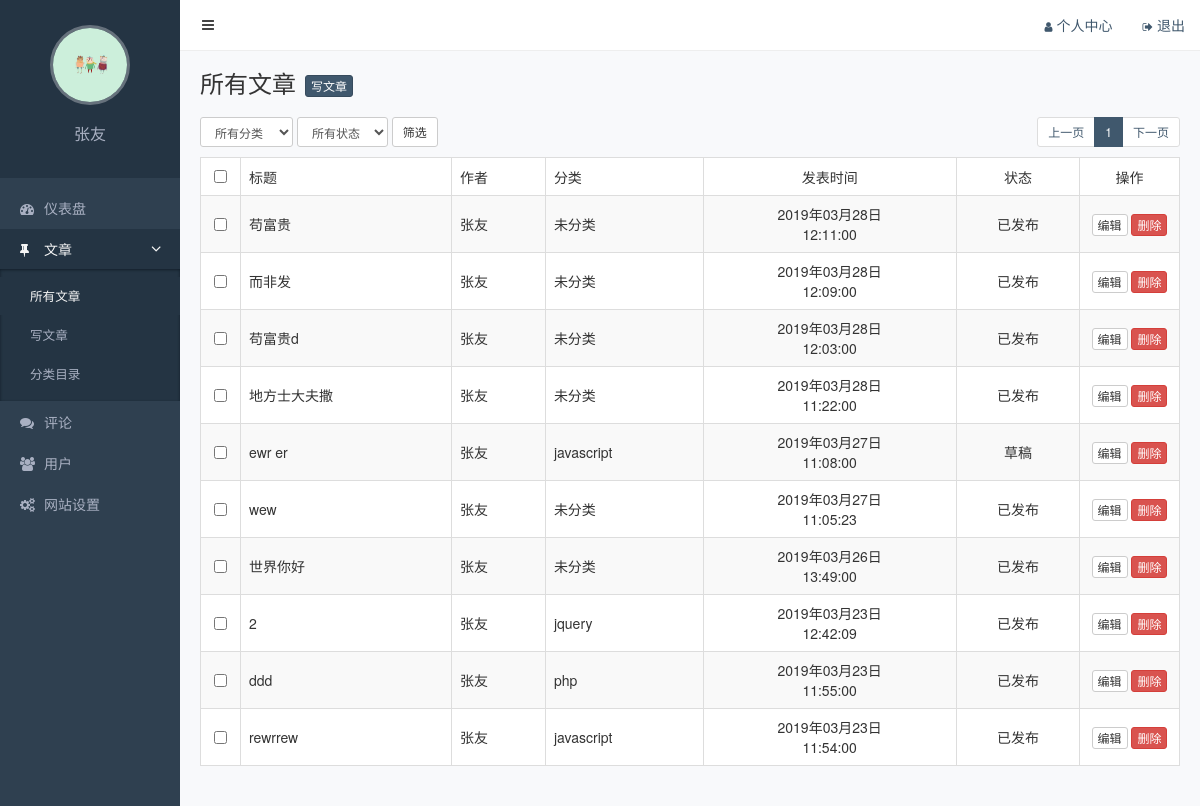
Screenshot of /admin/posts.php (signed in) with the database file from the repository.
### tables this page shows
CREATE TABLE `posts` (
  `id` int(11) NOT NULL AUTO_INCREMENT COMMENT '主键',
  `slug` varchar(200) NOT NULL COMMENT '别名',
  `title` varchar(200) NOT NULL COMMENT '标题',
  `created` datetime NOT NULL COMMENT '创建时间',
  `content` text COMMENT '内容',
  `views` int(11) NOT NULL DEFAULT '0' COMMENT '浏览数',
  `likes` int(11) NOT NULL DEFAULT '0' COMMENT '点赞数',
  `status` varchar(20) NOT NULL COMMENT '状态（drafted/published/trashed）',
  `user_id` int(11) NOT NULL COMMENT '用户 ID',
  `category_id` int(11) NOT NULL COMMENT '分类 ID',
  PRIMARY KEY (`id`),
  UNIQUE KEY `slug` (`slug`)
);

CREATE TABLE `users` (
  `id` int(11) NOT NULL AUTO_INCREMENT COMMENT '主键',
  `slug` varchar(200) NOT NULL COMMENT '别名',
  `email` varchar(200) NOT NULL COMMENT '邮箱',
  `password` varchar(200) NOT NULL COMMENT '密码',
  `nickname` varchar(100) DEFAULT NULL COMMENT '昵称',
  `avatar` varchar(200) DEFAULT NULL COMMENT '头像',
  `bio` varchar(500) DEFAULT NULL COMMENT '简介',
  `root` varchar(20) DEFAULT NULL COMMENT '鐘舵€侊紙unactivated/activated/forbidden/trashed锛?',
  PRIMARY KEY (`id`),
  UNIQUE KEY `slug` (`slug`),
  UNIQUE KEY `email` (`email`)
);

CREATE TABLE `categories` (
  `id` int(11) NOT NULL AUTO_INCREMENT COMMENT '主键',
  `slug` varchar(200) NOT NULL COMMENT '别名',
  `name` varchar(200) NOT NULL COMMENT '分类名称',
  PRIMARY KEY (`id`),
  UNIQUE KEY `slug` (`slug`)
);

### functions.php (called while the page is built, shortened)
<?php
function xiu_fetch_all($sql){
   $conn=mysqli_connect(DB_HOST,DB_USER,DB_PASS,DB_NAME);
   $query=mysqli_query($conn,$sql);
   $result=array();
   while ($row=mysqli_fetch_assoc($query) ){
   	   $result[]=$row;
   }
   return $result;
}
function xiu_fetch_one($sql){
     $res=xiu_fetch_all($sql);
	 return isset($res['0']) ? $res['0'] : null;
}

### admin/posts.php (the view, shortened to what this page needs)
<?php
require_once '../functions.php';
$size=10;
$page=empty($_GET['page'])? 1 : (int)$_GET['page'];
$where='1=1';
$search='';
  $offset=($page-1)*$size;
$total_count=(int)xiu_fetch_one("select count(1) as count from posts
inner join categories on posts.category_id=categories.id
inner join users on posts.user_id=users.id
where {$where};")['count'];
$total_pages=(int)ceil($total_count/$size);
$post=xiu_fetch_all("select
  posts.id,
  posts.title,
users.nickname as user_name,
categories.name as category_name,
posts.created,
posts.status
from posts
inner join categories on posts.category_id=categories.id
inner join users on posts.user_id=users.id
where {$where}
order by posts.created DESC
limit {$offset} ,{$size};");
if (sizeof($post)!=0) {
  $posts=$post;
}
$visiables=5;
$begin=$page-($visiables-1)/2;
$begin=$begin < 1 ? 1 : $begin;
$end=$begin+$visiables-1;
$end=$end > $total_pages ? $total_pages : $end;
$begin = $end - $visiables+1;
$begin=$begin < 1 ? 1 : $begin;
function convert_status($status){
    $dict=array(
        'published'=>'已发布',
        'drafted'=>'草稿',
        'trashed'=>'回收站'
    );
    return isset($dict[$status]) ? $dict[$status] : '未知';
}
function convert_date($created){
   $timestamp=strtotime($created);
    return date('Y年m月d日<b\r> H:i:s',$timestamp);
}
 ?>
<!DOCTYPE html>
<html lang="zh-CN">
<head>
  <link rel="stylesheet" href="/static/assets/vendors/bootstrap/css/bootstrap.css">
  <link rel="stylesheet" href="/static/assets/vendors/font-awesome/css/font-awesome.css">
  <link rel="stylesheet" href="/static/assets/vendors/nprogress/nprogress.css">
  <link rel="stylesheet" href="/static/assets/css/admin.css">
</head>
<body>
  <div class="main">
     <?php include 'inc/navbar.php'; ?>
    <div class="container-fluid">
      <div class="page-title">
        <h1>所有文章</h1>
        <a href="/admin/post-add.php" class="btn btn-primary btn-xs">写文章</a>
      </div>
      <div class="page-action">
        <form class="form-inline" action="<?php echo $_SERVER['PHP_SELF'] ?>">
          <select name="category" class="form-control input-sm">
            <option value="-1">所有分类</option>
          </select>
          <select name="status" class="form-control input-sm">
            <option value="-1">所有状态</option>
          </select>
          <button class="btn btn-default btn-sm">筛选</button>
        </form>
        <ul class="pagination pagination-sm pull-right">
          <li><a href="?page=<?php echo $page-1?><?php echo isset($search) ? "{$search}" : ''?>">上一页</a></li>
          <?php for ($i=$begin;$i<=$end;$i++): ?>
          <li <?php echo $i===$page ? 'class="active"' : ''; ?>><a href="?page=<?php echo $i?><?php echo isset($search) ? "{$search}" : ''?>"><?php echo $i ?></a></li>
        <?php endfor ?>
          <li><a href="?page=<?php echo $page+1?><?php echo isset($search) ? "{$search}" : ''?>">下一页</a></li>
        </ul>
      </div>
      <table class="table table-striped table-bordered table-hover">
        <thead>
          <tr>
            <th class="text-center" width="40"><input type="checkbox"></th>
            <th>标题</th>
            <th>作者</th>
            <th>分类</th>
            <th class="text-center">发表时间</th>
            <th class="text-center">状态</th>
            <th class="text-center" width="100">操作</th>
          </tr>
        </thead>
        <tbody>
          <?php if (isset($posts)): ?>
          <?php foreach ($posts as $item): ?>
            <tr>
                <td class="text-center"><input type="checkbox" data-id="<?php echo $item['id']; ?>"></td>
                <td><?php echo $item['title']; ?></td>
                <td><?php echo $item['user_name']; ?></td>
                <td><?php echo $item['category_name']; ?></td>
                <td class="text-center"><?php echo convert_date($item['created']); ?></td>
                <td class="text-center"><?php echo convert_status($item['status']); ?></td>
                <td class="text-center">
                  <a href="/admin/post-add.php?id=<?php echo $item['id']; ?>" class="btn btn-default btn-xs">编辑</a>
                  <a href="/admin/post-delete.php?id=<?php echo $item['id']; ?>" class="btn btn-danger btn-xs">删除</a>
                </td>
            </tr>
         <?php endforeach ?>
         <?php else: ?>
           <div class="alert alert-warning">
              <strong>没有找到要筛选的数据</strong>
           </div>
         <?php endif ?>
        </tbody>
      </table>
    </div>
  </div>
   <?php include 'inc/sidebar.php'; ?>
</body>
</html>

### static/assets/css/admin.css (style rules this page uses)
.form-control { box-shadow: none; }
body { background-color: #f8f9fb; -webkit-font-smoothing: antialiased; -moz-osx-font-smoothing: grayscale; }
.main { position: relative; overflow: hidden; min-width: 844px; min-height: 100vh; padding: 70px 5px 20px 185px; }
.main .container-fluid .page-title { overflow: hidden; margin-bottom: 20px; }
.main .container-fluid .page-title h1 { display: inline-block; margin: 0; font-size: 24px; font-weight: 400; }
.main .container-fluid .page-title .btn-primary { margin-left: 5px; vertical-align: bottom; }
.main .container-fluid .page-action { overflow: hidden; margin-bottom: 10px; }
.main .container-fluid .page-action .btn-batch, .main .container-fluid .page-action .form-inline { display: inline-block; }
.main .container-fluid .page-action .btn { margin-right: 10px; }
.main .container-fluid .pagination { margin: 0; }
.main .container-fluid table { background-color: #fff; }
.main .container-fluid th { border-bottom: 1px; font-weight: 400; }
.main .container-fluid td { vertical-align: middle; }

### rows the page displays
posts: title "苟富贵", user.nickname "张友", category.name "未分类", created "2019年03月28日 12:11:00", status "已发布"
posts: title "而非发", user.nickname "张友", category.name "未分类", created "2019年03月28日 12:09:00", status "已发布"
posts: title "苟富贵d", user.nickname "张友", category.name "未分类", created "2019年03月28日 12:03:00", status "已发布"
posts: title "地方士大夫撒", user.nickname "张友", category.name "未分类", created "2019年03月28日 11:22:00", status "已发布"
posts: title "ewr er", user.nickname "张友", category.name "javascript", created "2019年03月27日 11:08:00", status "草稿"
posts: title "wew", user.nickname "张友", category.name "未分类", created "2019年03月27日 11:05:23", status "已发布"
posts: title "世界你好", user.nickname "张友", category.name "未分类", created "2019年03月26日 13:49:00", status "已发布"
posts: title "2", user.nickname "张友", category.name "jquery", created "2019年03月23日 12:42:09", status "已发布"
posts: title "ddd", user.nickname "张友", category.name "php", created "2019年03月23日 11:55:00", status "已发布"
posts: title "rewrrew", user.nickname "张友", category.name "javascript", created "2019年03月23日 11:54:00", status "已发布"

### other values shown
$current_user['nickname'] "张友"
